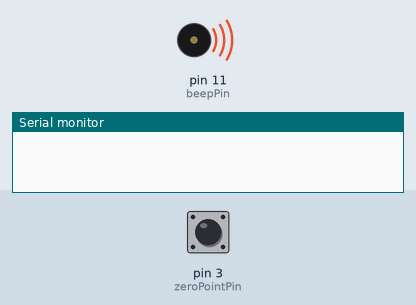
Bench run of a sketch on a simulated Arduino Uno, built with avr-gcc and run on an emulated ATmega328P. On the bench: buzzer (waves = sounding, pin HIGH), the last lines printed to the serial monitor. Inputs (shaded band) come from the test bench; at power-on: pin 3 (zeroPointPin) HIGH.

Above: at 0.1 s.
At 0.6 s:
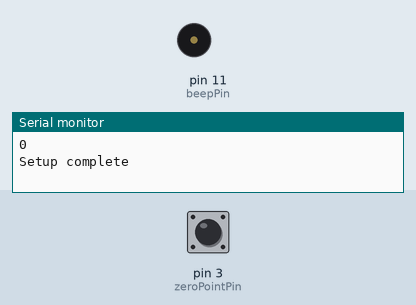
Timing chart, 0 to 2.1 s (numbered marks = the images above):
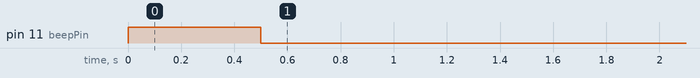

The sketch:

Solar_ZeroCross.ino
```cpp
#include "Arduino.h"
// The pin to which we connect the full wave rectified voltage
#define zeroPointPin 3

// Beeper pin
#define beepPin 11

// The counter we update in the Interrupt Service Routine (ISR)
// which must be marked as volatile
volatile unsigned int zpCounter;

// Forward declarations of all functions
void zeroPointDetect();
void beep();

// Setup    Setup     Setup
void setup()
{
  Serial.begin(115200);

  // Initialise beeper
  pinMode(beepPin, OUTPUT);
  beep();

  // Initialise zero point counter (100 counts per second)
  zpCounter = 0;

  // Interrupt on pin 3 to detect zero point threshold
  pinMode(3, INPUT_PULLUP);
  attachInterrupt(digitalPinToInterrupt(3), zeroPointDetect, FALLING);

  // All done
  Serial.println("Setup complete");
}

// Loop just for demo
void loop()
{
  // If we have exactly 1 second's worth of counters
  // then beep and reset counter
  if (zpCounter > 99)
  {
    zpCounter = 0;
    beep();
  }
}

// This is the ISR and all it does is increment a count.
void zeroPointDetect() {
  // Each AC cycle (50Hz = 50 times a second) gives 100 zero points per second
  zpCounter++;
}

// Beep just for demo
void beep() {
  digitalWrite(beepPin, HIGH);
  delay(500);
  digitalWrite(beepPin, LOW);

  Serial.println(zpCounter);
}
```
